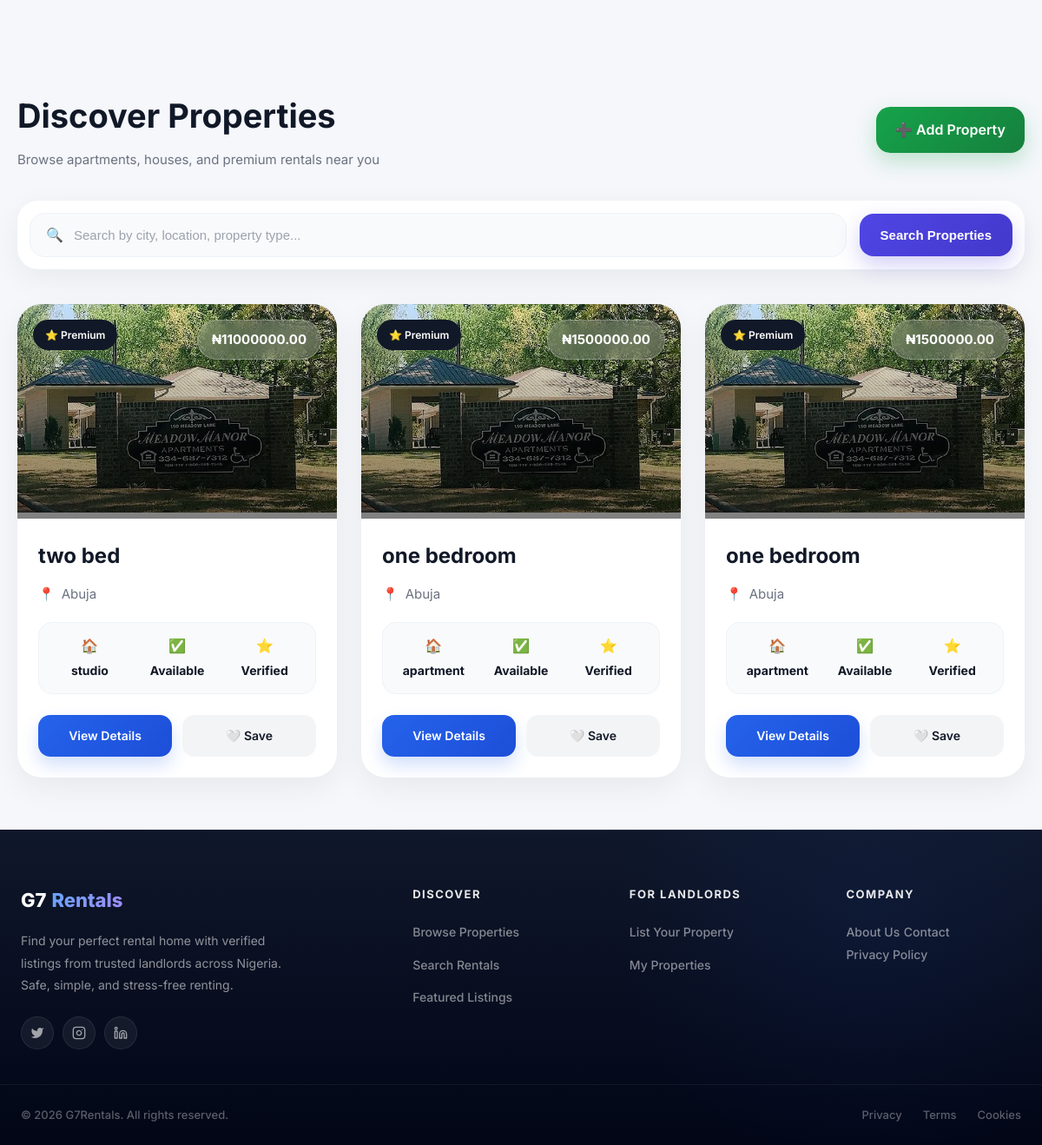
The app's page /accounts/my-properties/ (signed in), older data.
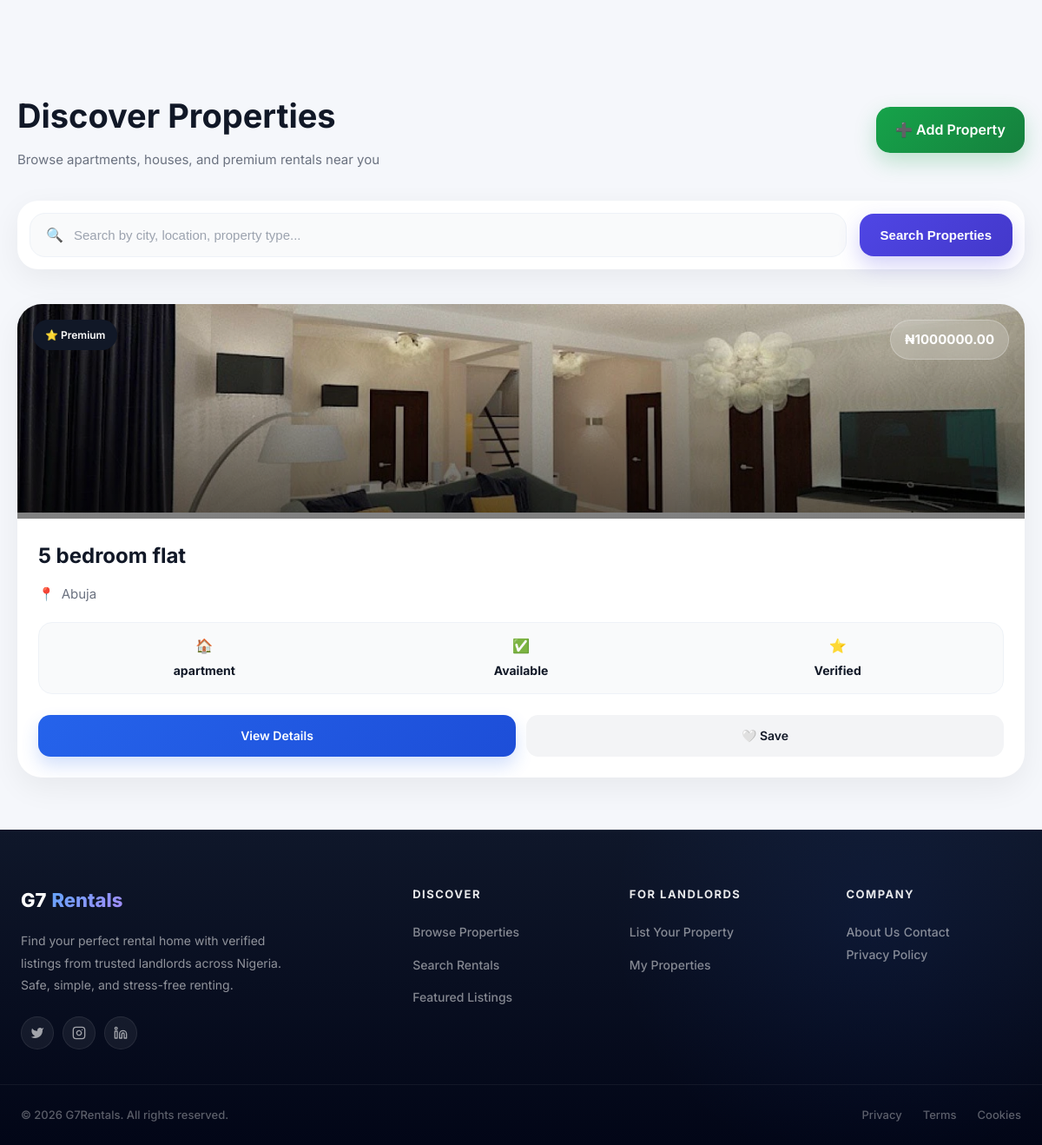
The same page, newer data.
### listings/models.py (models this page shows, shortened)
class Property(models.Model):
    PROPERTY_TYPE_CHOICES = [
        ('apartment', 'Apartment'),
        ('house', 'House'),
        ('studio', 'Studio'),
        ('condo', 'Condo'),
        ('townhouse', 'Townhouse'),
        ('commercial', 'Commercial'),
    ]
    STATUS_CHOICES = [
        ('vacant', 'Vacant'),
        ('occupied', 'Occupied'),
        ('maintenance', 'Under Maintenance'),
    ]
    owner = models.ForeignKey(
        User,
        on_delete=models.CASCADE,
        related_name='properties'
    )
    title = models.CharField(max_length=200)
    description = models.TextField(blank=True)
    price = models.DecimalField(max_digits=12, decimal_places=2)
    address = models.CharField(max_length=255, default="")
    city = models.CharField(max_length=100, default="Abuja")
    state = models.CharField(max_length=100, blank=True)
    zip_code = models.CharField(max_length=20, blank=True)
    location = models.CharField(max_length=255, blank=True, help_text="Neighborhood or area description")
    property_type = models.CharField(max_length=20, choices=PROPERTY_TYPE_CHOICES, default='apartment')
    bedrooms = models.PositiveIntegerField(default=1)
    bathrooms = models.DecimalField(max_digits=3, decimal_places=1, default=1.0)
    sqft = models.PositiveIntegerField(default=0, verbose_name="Square Feet")
    image = models.ImageField(upload_to='properties/')
    status = models.CharField(max_length=20, choices=STATUS_CHOICES, default='vacant')
    is_available = models.BooleanField(default=True)
    amenities = models.CharField(max_length=500, blank=True, help_text="Comma-separated: Pool, Gym, WiFi, etc.")
    created_at = models.DateTimeField(auto_now_add=True)
    updated_at = models.DateTimeField(auto_now=True)
    class Meta:
        ordering = ['-created_at']

### accounts/views.py (the view)
# urls.py: path('my-properties/', views.property_list, name='property_list'),
@login_required
def property_list(request):
    if request.user.user_type != 'landlord':
        messages.error(request, "Access denied. Landlords only.")
        return redirect('accounts:tenant_dashboard')
    properties = Property.objects.filter(
        owner=request.user
    ).order_by('-created_at')
    total_properties = properties.count()
    occupied_count = properties.filter(status='occupied').count()
    vacant_count = properties.filter(status='vacant').count()
    maintenance_count = properties.filter(status='maintenance').count()
    total_monthly_income = properties.filter(
        status='occupied'
    ).aggregate(total=Sum('price'))['total'] or 0
    context = {
        'properties': properties,
        'total_properties': total_properties,
        'occupied_count': occupied_count,
        'vacant_count': vacant_count,
        'maintenance_count': maintenance_count,
        'total_monthly_income': total_monthly_income,
    }
    return render(request, 'accounts/property_list.html', context)

### listings/context_processors.py (called while the page is built)
def pending_bookings_count(request):
    count = 0
    if request.user.is_authenticated and getattr(request.user, 'user_type', None) == 'landlord':
        count = Booking.objects.filter(
            property__owner=request.user,
            status='pending'
        ).count()
    return {'pending_bookings_count': count}

### accounts/templates/accounts/property_list.html (shortened to what this page needs)
{% extends 'accounts/base.html' %}
{% block content %}
<div class="page">
    <div class="header">
        <div class="header-left">
            <h2>
                Discover Properties
            </h2>
            <p>
                Browse apartments, houses, and premium rentals near you
            </p>
        </div>
        {% if user.is_authenticated and user.user_type == 'landlord' %}
        <a href="{% url 'listings:property_create' %}"
   class="add-btn">
            ➕ Add Property
        </a>
        {% endif %}
    </div>
    <div class="search-wrapper">
        <form method="GET"
              action="{% url 'listings:property_list' %}"
              class="search-box">
            <div class="search-input">
                <span>
                    🔍
                </span>
                <input type="text"
                       name="q"
                       placeholder="Search by city, location, property type..."
                       value="{{ request.GET.q }}">
            </div>
            <button type="submit"
                    class="search-btn">
                Search Properties
            </button>
        </form>
    </div>
    <div class="grid">
        {% for property in properties %}
        <div class="card">
            <div class="card-image">
                <a href="{% url 'listings:property_detail' property.id %}">
                    <img src="{{ property.image.url }}">
                </a>
                <div class="image-overlay"></div>
                <div class="badge">
                    ⭐ Premium
                </div>
                <div class="price-tag">
                    ₦{{ property.price }}
                </div>
            </div>
            <div class="card-body">
                <h3>
                    {{ property.title }}
                </h3>
                <div class="location">
                    <span>📍</span>
                    <span>
                        {{ property.city }}
                    </span>
                </div>
                <div class="property-info">
                    <div class="info-item">
                        🏠
                        <strong>
                            {{ property.property_type }}
                        </strong>
                    </div>
                    <div class="info-item">
                        ✅
                        <strong>
                            Available
                        </strong>
                    </div>
                    <div class="info-item">
                        ⭐
                        <strong>
                            Verified
                        </strong>
                    </div>
                </div>
                <div class="actions">
                    <a href="{% url 'listings:property_detail' property.id %}"
                       class="btn btn-view">
                        View Details
                    </a>
                    {% if user.is_authenticated %}
                        {% if property.id in favorites %}
                        <a href="{% url 'listings:toggle_favorite' property.id %}"
                           class="btn btn-saved">
                            ❤️ Saved
                        </a>
                        {% else %}
                        <a href="{% url 'listings:toggle_favorite' property.id %}"
                           class="btn btn-save">
                            🤍 Save
                        </a>
                        {% endif %}
                    {% endif %}
                </div>
            </div>
        </div>
        {% endfor %}
    </div>
</div>
{% endblock %}

Row changes from the older to the newer data that the page shows:
removed Property: image (picture), price "11000000.00", title "two bed", city "Abuja", property_type "studio", shows "🤍 Save"
removed Property: image (picture), price "1500000.00", title "one bedroom", city "Abuja", property_type "apartment", shows "🤍 Save"
removed Property: image (picture), price "1500000.00", title "one bedroom", city "Abuja", property_type "apartment", shows "🤍 Save"
added Property: image (picture), price "1000000.00", title "5 bedroom flat", city "Abuja", property_type "apartment", shows "🤍 Save"
